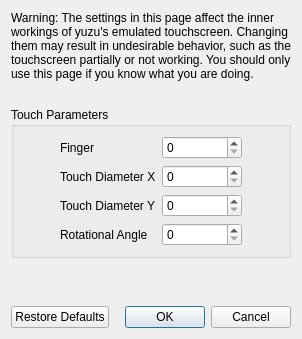
<?xml version="1.0" encoding="UTF-8"?>
<ui version="4.0">
 <class>ConfigureTouchscreenAdvanced</class>
 <widget class="QDialog" name="ConfigureTouchscreenAdvanced">
  <property name="geometry">
   <rect>
    <x>0</x>
    <y>0</y>
    <width>298</width>
    <height>339</height>
   </rect>
  </property>
  <property name="windowTitle">
   <string>Configure Touchscreen</string>
  </property>
  <layout class="QVBoxLayout" name="verticalLayout">
   <item>
    <widget class="QLabel" name="label_2">
     <property name="minimumSize">
      <size>
       <width>280</width>
       <height>0</height>
      </size>
     </property>
     <property name="text">
      <string>Warning: The settings in this page affect the inner workings of yuzu's emulated touchscreen. Changing them may result in undesirable behavior, such as the touchscreen partially or not working. You should only use this page if you know what you are doing.</string>
     </property>
     <property name="wordWrap">
      <bool>true</bool>
     </property>
    </widget>
   </item>
   <item>
    <spacer name="verticalSpacer_2">
     <property name="orientation">
      <enum>Qt::Vertical</enum>
     </property>
     <property name="sizeType">
      <enum>QSizePolicy::Fixed</enum>
     </property>
     <property name="sizeHint" stdset="0">
      <size>
       <width>20</width>
       <height>20</height>
      </size>
     </property>
    </spacer>
   </item>
   <item>
    <widget class="QGroupBox" name="gridGroupBox">
     <property name="title">
      <string>Touch Parameters</string>
     </property>
     <layout class="QGridLayout" name="gridLayout">
      <item row="0" column="0">
       <spacer name="horizontalSpacer">
        <property name="orientation">
         <enum>Qt::Horizontal</enum>
        </property>
        <property name="sizeHint" stdset="0">
         <size>
          <width>40</width>
          <height>20</height>
         </size>
        </property>
       </spacer>
      </item>
      <item row="2" column="1">
       <widget class="QLabel" name="label_4">
        <property name="text">
         <string>Touch Diameter Y</string>
        </property>
       </widget>
      </item>
      <item row="0" column="1">
       <widget class="QLabel" name="label">
        <property name="text">
         <string>Finger</string>
        </property>
       </widget>
      </item>
      <item row="0" column="3">
       <spacer name="horizontalSpacer_2">
        <property name="orientation">
         <enum>Qt::Horizontal</enum>
        </property>
        <property name="sizeHint" stdset="0">
         <size>
          <width>40</width>
          <height>20</height>
         </size>
        </property>
       </spacer>
      </item>
      <item row="1" column="1">
       <widget class="QLabel" name="label_3">
        <property name="text">
         <string>Touch Diameter X</string>
        </property>
       </widget>
      </item>
      <item row="0" column="2">
       <widget class="QSpinBox" name="finger_box">
        <property name="minimumSize">
         <size>
          <width>80</width>
          <height>0</height>
         </size>
        </property>
       </widget>
      </item>
      <item row="3" column="1">
       <widget class="QLabel" name="label_5">
        <property name="text">
         <string>Rotational Angle</string>
        </property>
       </widget>
      </item>
      <item row="1" column="2">
       <widget class="QSpinBox" name="diameter_x_box"/>
      </item>
      <item row="2" column="2">
       <widget class="QSpinBox" name="diameter_y_box"/>
      </item>
      <item row="3" column="2">
       <widget class="QSpinBox" name="angle_box"/>
      </item>
     </layout>
    </widget>
   </item>
   <item>
    <spacer name="verticalSpacer">
     <property name="orientation">
      <enum>Qt::Vertical</enum>
     </property>
     <property name="sizeHint" stdset="0">
      <size>
       <width>20</width>
       <height>40</height>
      </size>
     </property>
    </spacer>
   </item>
   <item>
    <layout class="QHBoxLayout" name="horizontalLayout">
     <item>
      <widget class="QPushButton" name="restore_defaults_button">
       <property name="text">
        <string>Restore Defaults</string>
       </property>
      </widget>
     </item>
     <item>
      <widget class="QDialogButtonBox" name="buttonBox">
       <property name="standardButtons">
        <set>QDialogButtonBox::Cancel|QDialogButtonBox::Ok</set>
       </property>
      </widget>
     </item>
    </layout>
   </item>
  </layout>
 </widget>
 <resources/>
 <connections>
  <connection>
   <sender>buttonBox</sender>
   <signal>accepted()</signal>
   <receiver>ConfigureTouchscreenAdvanced</receiver>
   <slot>accept()</slot>
  </connection>
  <connection>
   <sender>buttonBox</sender>
   <signal>rejected()</signal>
   <receiver>ConfigureTouchscreenAdvanced</receiver>
   <slot>reject()</slot>
   </connection>
 </connections>
</ui>
